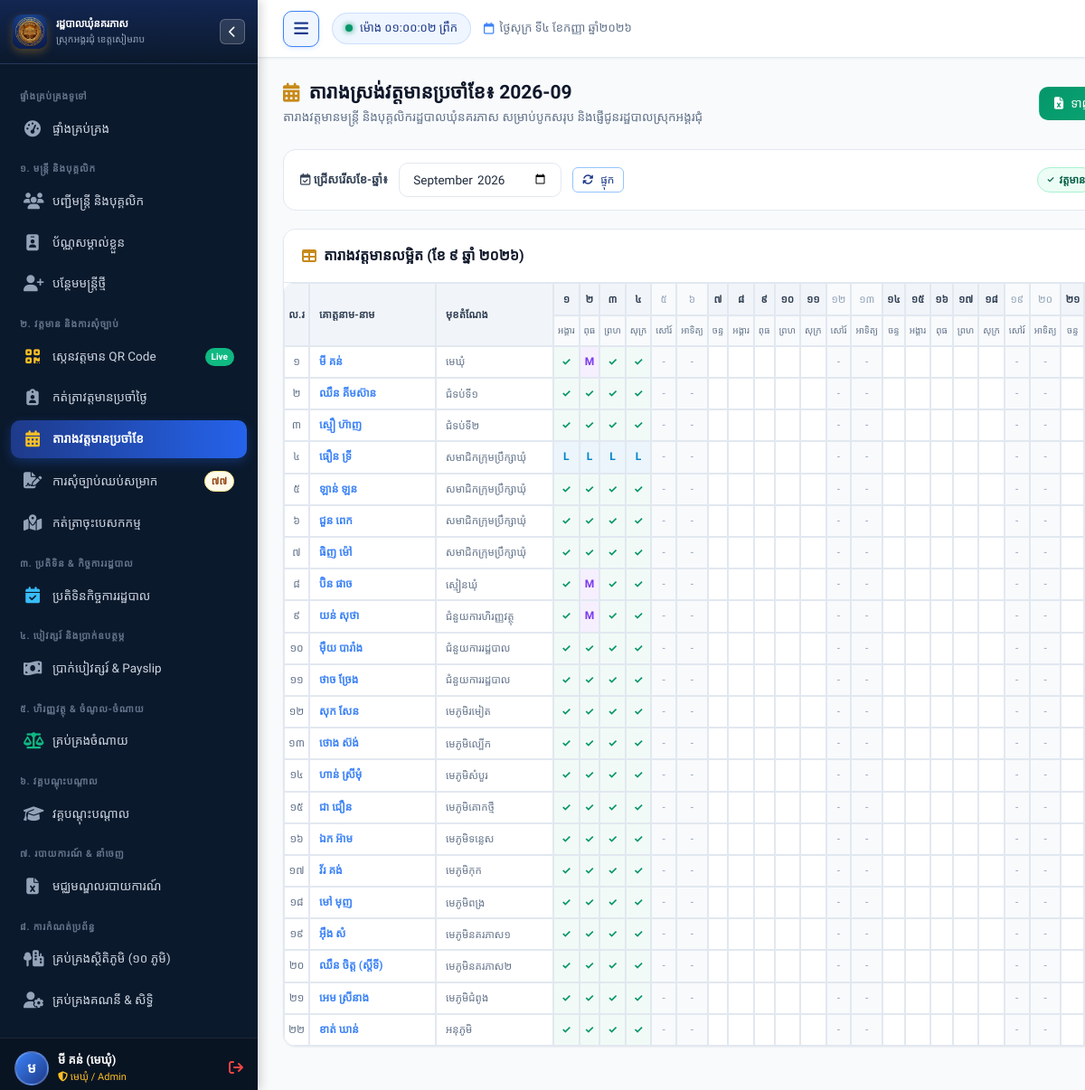
Page /attendance/monthly (signed in) on the committed database.
### tables this page shows
CREATE TABLE staff (
        id INTEGER PRIMARY KEY AUTOINCREMENT,
        officer_code TEXT UNIQUE NOT NULL,
        name_kh TEXT NOT NULL,
        name_en TEXT NOT NULL,
        gender TEXT NOT NULL, -- 'ប្រុស', 'ស្រី'
        dob TEXT NOT NULL,
        national_id TEXT,
        phone TEXT,
        email TEXT,
        village TEXT NOT NULL,
        commune TEXT DEFAULT 'នគរភាស',
        district TEXT DEFAULT 'វ៉ារិន',
        province TEXT DEFAULT 'សៀមរាប',
        address TEXT,
        category TEXT NOT NULL, -- 'council', 'clerk', 'contract', 'village'
        position_title_kh TEXT NOT NULL,
        position_title_en TEXT,
        cadre_level TEXT, -- កម្រិតក្របខណ្ឌ
        appointment_date TEXT,
        contract_end_date TEXT,
        base_salary REAL DEFAULT 0,
        position_allowance REAL DEFAULT 0,
        family_allowance REAL DEFAULT 0,
        education_level TEXT,
        photo TEXT,
        status TEXT DEFAULT 'active', -- 'active', 'resigned', 'retired', 'suspended'
        emergency_contact TEXT,
        notes TEXT,
        created_at TIMESTAMP DEFAULT CURRENT_TIMESTAMP,
        updated_at TIMESTAMP DEFAULT CURRENT_TIMESTAMP
    );

### app.py (the view)
@app.route("/attendance/monthly")
@login_required
def attendance_monthly():
    month_year = request.args.get("month", date.today().strftime("%Y-%m"))
    year, month = map(int, month_year.split("-"))
    num_days = calendar.monthrange(year, month)[1]
    conn = get_db()
    cursor = conn.cursor()
    cursor.execute("""
        SELECT id, officer_code, name_kh, gender, position_title_kh, category
        FROM staff
        WHERE status = 'active'
        ORDER BY CASE category WHEN 'council' THEN 1 WHEN 'clerk' THEN 2 WHEN 'contract' THEN 3 ELSE 4 END, id
    """)
    staff_list = cursor.fetchall()
    cursor.execute("""
        SELECT staff_id, date, status, check_in_time
        FROM attendance
        WHERE strftime('%Y-%m', date) = ?
    """, (month_year,))
    att_records = cursor.fetchall()
    conn.close()
    att_grid = {}
    for r in att_records:
        sid = r["staff_id"]
        day_num = int(r["date"].split("-")[2])
        if sid not in att_grid:
            att_grid[sid] = {}
        att_grid[sid][day_num] = r["status"]
    days_info = []
    for d in range(1, num_days + 1):
        cur_d = date(year, month, d)
        days_info.append({
            "day": d,
            "dow_kh": ["ចន្ទ", "អង្គារ", "ពុធ", "ព្រហ", "សុក្រ", "សៅរ៍", "អាទិត្យ"][cur_d.weekday()],
            "is_weekend": cur_d.weekday() >= 5,
            "date_iso": cur_d.strftime("%Y-%m-%d")
        })
    return render_template(
        "attendance/monthly.html",
        month_year=month_year,
        year=year,
        month=month,
        num_days=num_days,
        days_info=days_info,
        staff_list=staff_list,
        att_grid=att_grid
    )

### app.py (called while the page is built)
@app.template_filter("kh_num")
def kh_num_filter(val):
    return to_khmer_num(val)

### database.py (called while the page is built, shortened)
def get_db():
    conn = sqlite3.connect(DB_PATH)
    conn.row_factory = sqlite3.Row
    conn.execute("PRAGMA foreign_keys = ON")
    return conn

### utils/helpers.py (called while the page is built)
def to_khmer_num(number_or_str):
    if number_or_str is None:
        return ""
    s = str(number_or_str)
    return "".join(KHMER_DIGITS.get(ch, ch) for ch in s)

def format_khmer_date(date_val, include_day_name=True):
    if not date_val:
        return ""
    if isinstance(date_val, str):
        try:
            date_val = datetime.strptime(date_val[:10], "%Y-%m-%d").date()
        except Exception:
            return date_val
    day_name = KHMER_DAYS[date_val.weekday()] if include_day_name else ""
    day_num = to_khmer_num(date_val.day)
    month_name = KHMER_MONTHS[date_val.month]
    year_num = to_khmer_num(date_val.year)
    if include_day_name:
        return f"{day_name} ទី{day_num} ខែ{month_name} ឆ្នាំ{year_num}"
    return f"ថ្ងៃទី{day_num} ខែ{month_name} ឆ្នាំ{year_num}"

def login_required(f):
    @wraps(f)
    def decorated_function(*args, **kwargs):
        if 'user_id' not in session:
            flash("សូមចូលប្រើប្រាស់ប្រព័ន្ធជាមុនសិន!", "warning")
            return redirect(url_for('login'))
        return f(*args, **kwargs)
    return decorated_function

### templates/attendance/monthly.html (shortened to what this page needs)
{% extends "base.html" %}
{% block content %}
<div class="page-header">
  <div class="page-header-title">
    <h1>
      <i class="fa-solid fa-calendar-days text-gold"></i>
      <span>តារាងស្រង់វត្តមានប្រចាំខែ៖ {{ month_year }}</span>
    </h1>
    <p>តារាងវត្តមានមន្ត្រី និងបុគ្គលិករដ្ឋបាលឃុំនគរភាស សម្រាប់បូកសរុប និងផ្ញើជូនរដ្ឋបាលស្រុកអង្គរជុំ</p>
  </div>
  <div class="page-actions">
    <a href="{{ url_for('export_attendance_excel_route', month=month_year) }}" class="btn btn-success">
      <i class="fa-solid fa-file-excel"></i>
      <span>ទាញយក Excel ផ្ញើទៅសាលាស្រុក</span>
    </a>
  </div>
</div>
<div class="filter-toolbar">
  <form method="GET" action="{{ url_for('attendance_monthly') }}" style="display: flex; align-items: center; gap: 12px;">
    <label class="form-label" style="margin: 0; font-weight: 600;">
      <i class="fa-regular fa-calendar-check"></i> ជ្រើសរើសខែ-ឆ្នាំ៖
    </label>
    <input type="month" name="month" value="{{ month_year }}" class="form-control" style="width: 180px;" onchange="this.form.submit()">
    <button type="submit" class="btn btn-outline-primary btn-sm">
      <i class="fa-solid fa-arrows-rotate"></i> ផ្ទុក
    </button>
  </form>
  <div style="display: flex; gap: 10px; font-size: 12px; flex-wrap: wrap;">
    <span class="badge badge-success"><span style="font-size: 10px;">✓</span> វត្តមាន</span>
  </div>
</div>
<div class="card">
  <div class="card-header">
    <div class="card-title">
      <i class="fa-solid fa-table text-gold"></i>
      <span>តារាងវត្តមានលម្អិត (ខែ {{ month | kh_num }} ឆ្នាំ {{ year | kh_num }})</span>
    </div>
  </div>
  <div class="card-body" style="padding: 0;">
    <div class="table-responsive">
      <table class="attendance-grid">
        <thead>
          <tr>
            <th rowspan="2" style="width: 40px;">ល.រ</th>
            <th rowspan="2" style="min-width: 140px; text-align: left; padding-left: 10px;">គោត្តនាម-នាម</th>
            <th rowspan="2" style="min-width: 130px; text-align: left; padding-left: 10px;">មុខតំណែង</th>
            {% for d in days_info %}
            <th class="day-cell {% if d.is_weekend %}cell-weekend{% endif %}">
              {{ d.day | kh_num }}
            </th>
            {% endfor %}
          </tr>
          <tr>
            {% for d in days_info %}
            <th class="row-subhead {% if d.is_weekend %}cell-weekend{% endif %}">
              {{ d.dow_kh }}
            </th>
            {% endfor %}
          </tr>
        </thead>
        <tbody>
          {% for s in staff_list %}
          {% set s_att = att_grid.get(s.id, {}) %}
          <tr>
            <td style="color: var(--text-muted);">{{ loop.index | kh_num }}</td>
            <td style="text-align: left; font-weight: 600; padding-left: 10px;">
              <a href="{{ url_for('staff_detail', staff_id=s.id) }}">{{ s.name_kh }}</a>
            </td>
            <td style="text-align: left; font-size: 11.5px; padding-left: 10px; color: var(--text-muted);">
              {{ s.position_title_kh }}
            </td>
            {% set p_count = namespace(val=0) %}
            {% set l_count = namespace(val=0) %}
            {% set m_count = namespace(val=0) %}
            {% set a_count = namespace(val=0) %}
            {% for d in days_info %}
              {% if d.is_weekend %}
                <td class="cell-weekend">-</td>
              {% else %}
                {% set st = s_att.get(d.day) %}
                {% if st == 'present' %}
                  {% set p_count.val = p_count.val + 1 %}
                  <td class="cell-present">✓</td>
                {% elif st == 'late' %}
                  {% set p_count.val = p_count.val + 1 %}
                  <td class="cell-late">Y</td>
                {% elif st == 'on_leave' %}
                  {% set l_count.val = l_count.val + 1 %}
                  <td class="cell-leave">L</td>
                {% elif st == 'mission' %}
                  {% set m_count.val = m_count.val + 1 %}
                  <td class="cell-mission">M</td>
                {% elif st == 'absent' %}
                  {% set a_count.val = a_count.val + 1 %}
                  <td class="cell-absent">A</td>
                {% else %}
                  {% if d.date_iso <= today_iso %}
                    {% set p_count.val = p_count.val + 1 %}
                    <td class="cell-present">✓</td>
                  {% else %}
                    <td></td>
                  {% endif %}
                {% endif %}
              {% endif %}
            {% endfor %}
          </tr>
          {% endfor %}
        </tbody>
      </table>
    </div>
  </div>
</div>
{% endblock %}

### rows in the picture
staff: name_kh "មី គន់", position_title_kh "មេឃុំ"
staff: name_kh "ឈឺន គីមស៊ាន", position_title_kh "ជំទប់ទី១"
staff: name_kh "ស្មឿ ហ៊ាញ", position_title_kh "ជំទប់ទី២"
staff: name_kh "ធឿន ទ្រី", position_title_kh "សមាជិកក្រុមប្រឹក្សាឃុំ"
staff: name_kh "ឡាន់ ឡន", position_title_kh "សមាជិកក្រុមប្រឹក្សាឃុំ"
staff: name_kh "ជួន ពេក", position_title_kh "សមាជិកក្រុមប្រឹក្សាឃុំ"
staff: name_kh "ធិញ ម៉ៅ", position_title_kh "សមាជិកក្រុមប្រឹក្សាឃុំ"
staff: name_kh "ប៊ិន ផាច", position_title_kh "ស្មៀនឃុំ"
staff: name_kh "យន់ សុថា", position_title_kh "ជំនួយការហិរញ្ញវត្ថុ"
staff: name_kh "ម៉ឺយ បារាំង", position_title_kh "ជំនួយការរដ្ឋបាល"
staff: name_kh "ថាច ច្រែង", position_title_kh "ជំនួយការរដ្ឋបាល"
staff: name_kh "សុក សែន", position_title_kh "មេភូមិរមៀត"
staff: name_kh "ថោង ស៊ង់", position_title_kh "មេភូមិល្បើក"
staff: name_kh "ហាន់ ស្រីមុំ", position_title_kh "មេភូមិសំបួរ"
staff: name_kh "ជា ជឿន", position_title_kh "មេភូមិគោកថ្មី"
staff: name_kh "ឯក អ៊ាម", position_title_kh "មេភូមិទន្លេស"
staff: name_kh "វ័រ គង់", position_title_kh "មេភូមិកុក"
staff: name_kh "មៅ មុញ", position_title_kh "មេភូមិពង្រ"
staff: name_kh "អ៊ឹង សំ", position_title_kh "មេភូមិនគរភាស១"
staff: name_kh "ឈឺន ចិត្ត (ស្តីទី)", position_title_kh "មេភូមិនគរភាស២"
staff: name_kh "អេម ស្រីនាង", position_title_kh "មេភូមិជំពូង"
staff: name_kh "ខាត់ ឃាន់", position_title_kh "អនុភូមិ"

### other values in the picture
{{ pending_leaves_count | kh_num }} "៧៧"
{{ session.full_name[:1] if session.full_name else 'U' }} "ម"
{{ session.full_name or 'មន្ត្រីឃុំ' }} "មី គន់ (មេឃុំ)"
{{ today_khmer }} "ថ្ងៃសុក្រ ទី៤ ខែកញ្ញា ឆ្នាំ២០២៦"
{{ month_year }} "2026-09"
{{ month | kh_num }} "៩"
{{ year | kh_num }} "២០២៦"
{{ d.day | kh_num }} "១" "២" "៣" "៤" "៥" "៦" "៧" "៨" "៩" "១០" "១១" "១២" "១៣" "១៤" "១៥" "១៦" "១៧" "១៨" "១៩" "២០" "២១"
{{ d.dow_kh }} "អង្គារ" "ពុធ" "ព្រហ" "សុក្រ" "សៅរ៍" "អាទិត្យ" "ចន្ទ" "អង្គារ" "ពុធ" "ព្រហ" "សុក្រ" "សៅរ៍" "អាទិត្យ" "ចន្ទ" "អង្គារ" "ពុធ" "ព្រហ" "សុក្រ" "សៅរ៍" "អាទិត្យ" "ចន្ទ"
